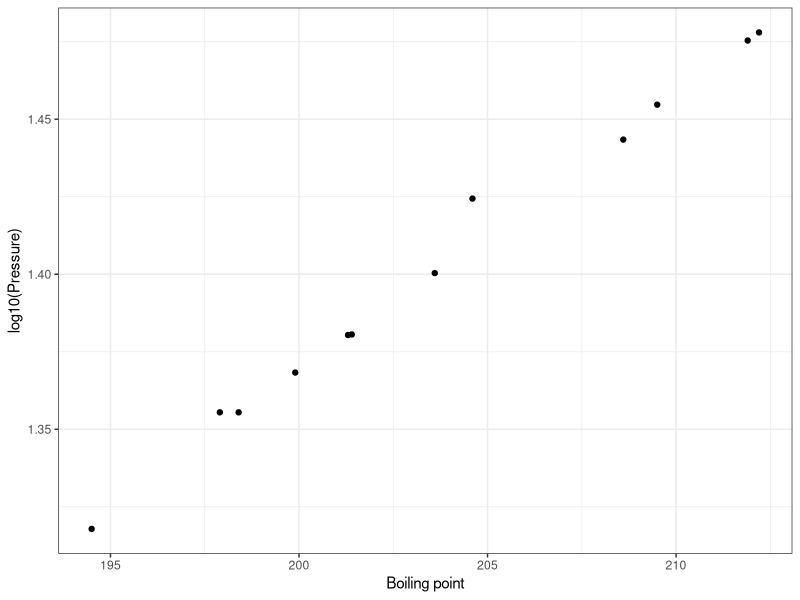
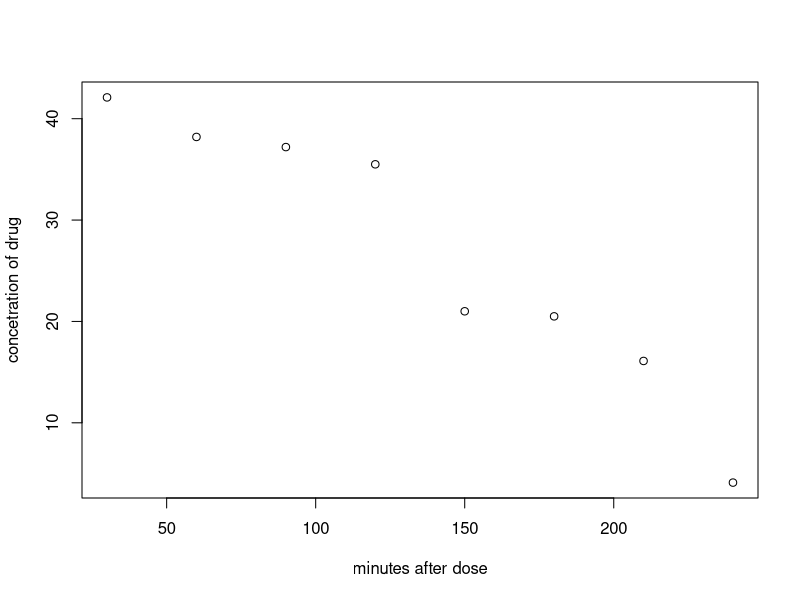
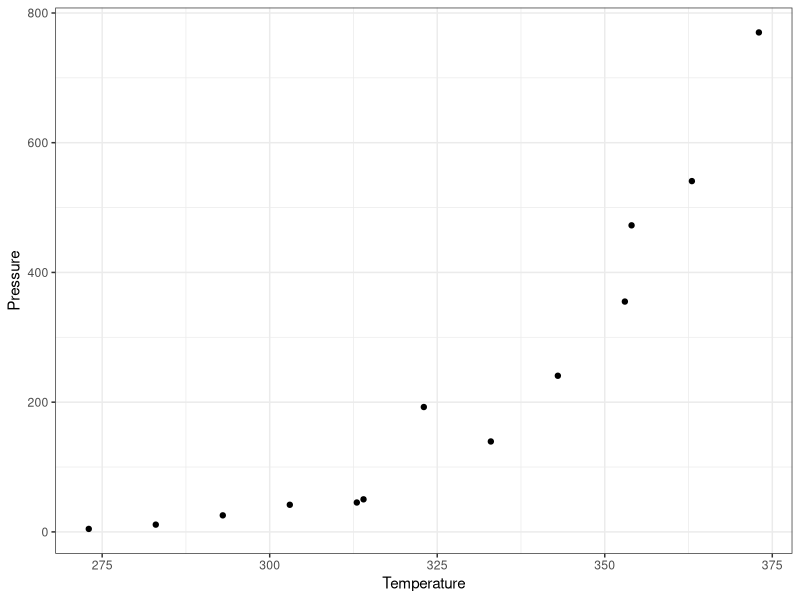
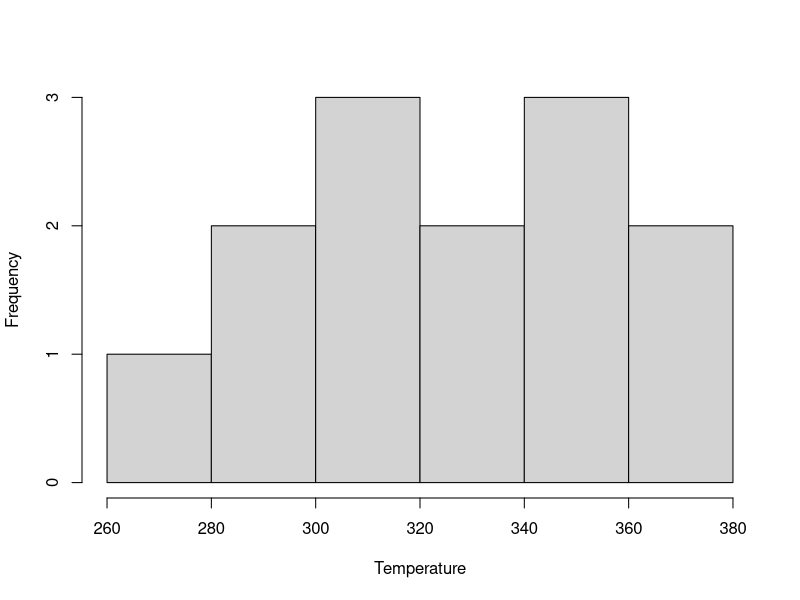
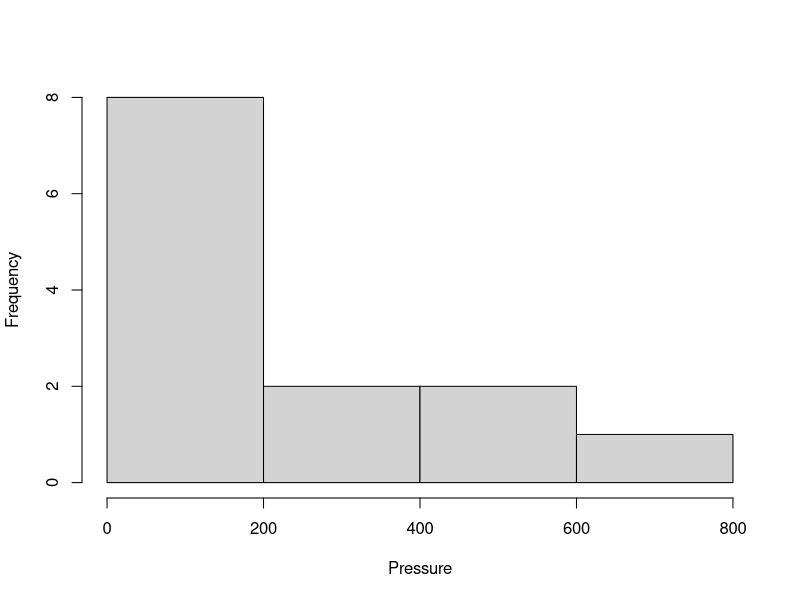
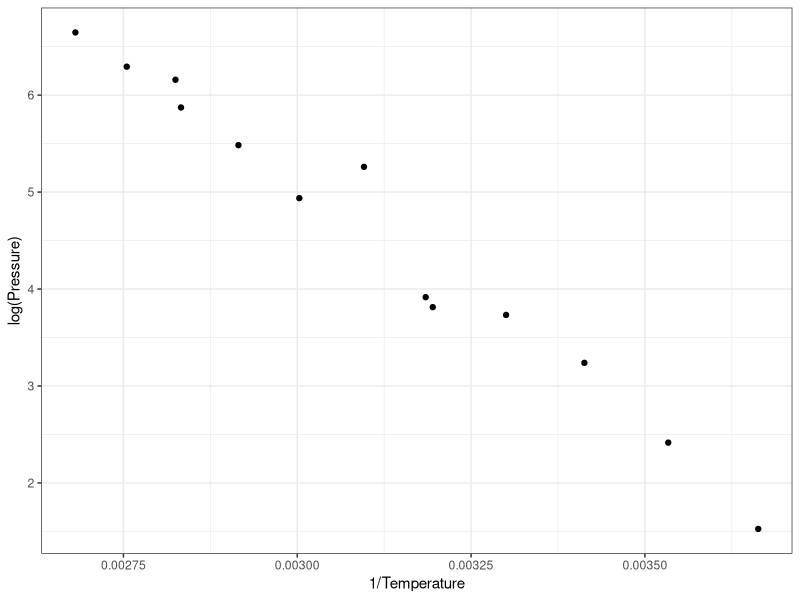
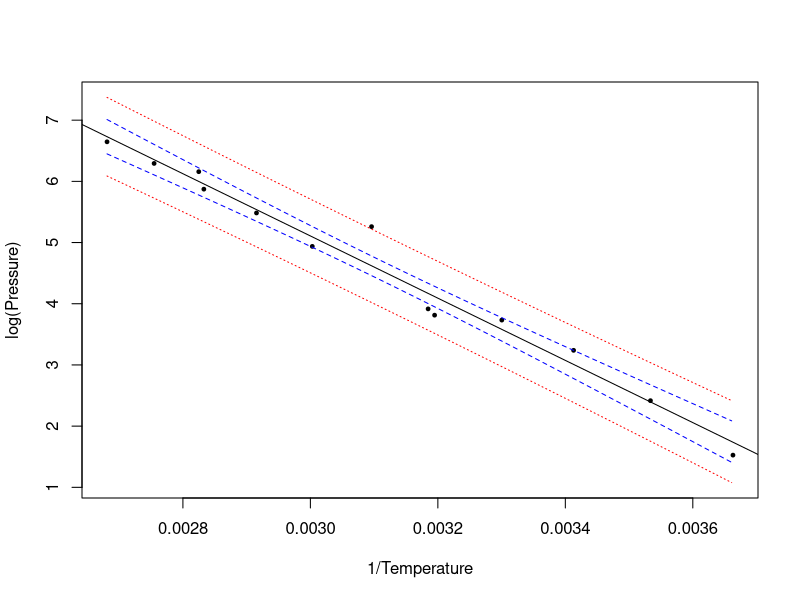
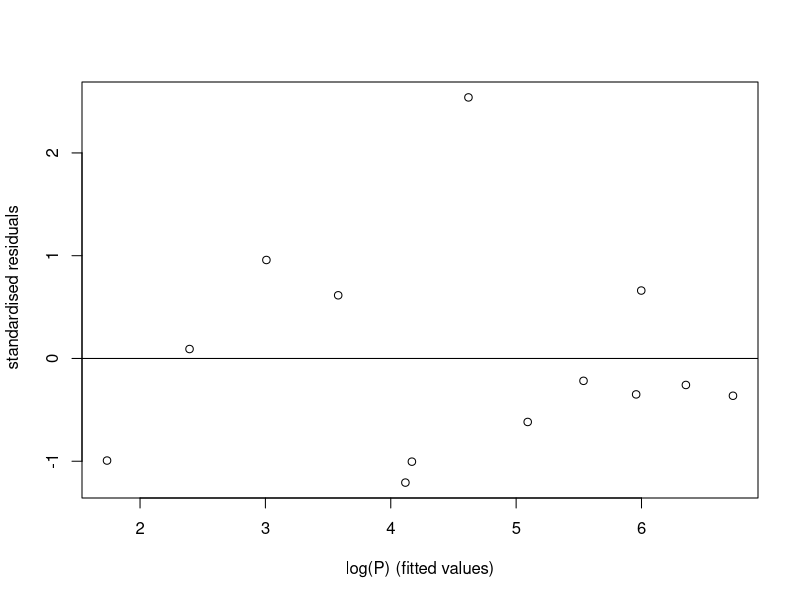

The R script that drew these images, in order:
## ---- chunk 1
knitr::opts_chunk$set(echo = TRUE)
library(tidyverse)
library(readxl)
library(car)
## ---- chunk 2

pressure<-c(20.79,	22.67,	22.67,	23.35,	24.02,	24.01,	25.14,	26.57,	27.76,	28.49,
            29.88,	30.06)
boiling_point<-c(194.5,	197.9,	198.4,	199.9,	201.4,	201.3,	203.6,	204.6,	208.6,
                 209.5,	211.9,	212.2)

pvb <- as_tibble(bind_cols(p = pressure, b = boiling_point))
ggplot(pvb, aes(x = b, y = log10(p))) +
  geom_point() +
  labs(x = "Boiling point", y = "log10(Pressure)") +
  theme_bw()
## ---- chunk 3
model1<-lm(log10(pressure)~ boiling_point)
summary(model1)
## ---- chunk 4
summary.aov(model1)
## ---- chunk 5
R_squared<-0.029397/(0.029397+0.000225)
sqrt(R_squared)
## ---- chunk 6
res<-residuals(model1)
res
## ---- chunk 7
sigma_hat<-sqrt(sum(res^2)/(length(res)-2))
sigma_hat
## ---- chunk 8

confint(model1, 'boiling_point', level=0.95)
confint(model1, '(Intercept)', level=0.95)


## ---- chunk 9
predict(model1, newdata=data.frame(boiling_point=201),interval="confidence", se.fit=TRUE)
## ---- chunk 10
minutes<-c(30,	60,	90,	120,	150,	180,	210,	240)
concentration<-c(42.1,	38.2,	37.2,	35.5,	21.0,	20.5,	16.1,	4.1)
## ---- chunk 11
plot(concentration~minutes, xlab="minutes after dose", ylab="concetration of drug")
## ---- chunk 12
model2<-lm(concentration ~ minutes)
summary(model2)
## ---- chunk 13
predict(model2, newdata=data.frame(minutes=80),interval="confidence", se.fit=TRUE)
## ---- chunk 14
predict(model2, newdata=data.frame(minutes=100),interval="confidence", se.fit=TRUE)
## ---- chunk 15

Pressure<-read_xlsx("Pressure.xlsx")


ggplot(Pressure, aes(x = Temperature, y = P)) +
  geom_point() +
  labs(x = "Temperature", y = "Pressure") +
  theme_bw()
## ---- chunk 16

hist(Pressure$Temperature, main = "", xlab="Temperature")
hist(Pressure$P, main = "", xlab="Pressure")
## ---- chunk 17


ggplot(Pressure, aes(x = 1/Temperature, y = log(P))) +
  geom_point() +
  labs(x = "1/Temperature", y = "log(Pressure)") +
  theme_bw()
  
## ---- chunk 18
# create a new variable called T that contains the values 1/Temperature
Pressure$T<-1/Pressure$Temperature
  
# fit the model
model3<-lm(log(P)~ T, data=Pressure)
summary(model3)
## ---- chunk 19
confint(model3)
## ---- chunk 20
summary.aov(model3)
## ---- chunk 21

#create a sequence of values for the explanatory variable (x)
Temp_grid = seq(min(Pressure$T), max(Pressure$T), by = 0.00001)

## create a set of 95% confidence intervals at each point in Temp_grid
dist_ci_band = predict(model3, 
                       newdata = data.frame(T = Temp_grid), 
                       interval = "confidence", level = 0.95)
## create a set of 95% prediction intervals at each point in Temp_grid
dist_pi_band = predict(model3, 
                       newdata = data.frame(T = Temp_grid), 
                       interval = "prediction", level = 0.95) 

## plot scatter graph of 1/T against log(P)
plot(log(P) ~ T, data=Pressure, xlab = "1/Temperature",  ylab = "log(Pressure)",  pch  = 20,
     cex  = 0.75, ylim = c(min(dist_pi_band), max(dist_pi_band)))

## add regression line    
abline(model3)

## plot confodence and prediction bands
lines(Temp_grid, dist_ci_band[,"lwr"], col = "blue", lwd = 1, lty = 2)
lines(Temp_grid, dist_ci_band[,"upr"], col = "blue", lwd = 1, lty = 2)
lines(Temp_grid, dist_pi_band[,"lwr"], col = "red", lwd = 1, lty = 3)
lines(Temp_grid, dist_pi_band[,"upr"], col = "red", lwd = 1, lty = 3)

  
## ---- chunk 22
stdres <- rstandard(model3)

plot(stdres~fitted(model3), xlab = "log(P) (fitted values)", ylab =" standardised residuals")
abline(0,0)
## ---- chunk 23
plot(model3)
